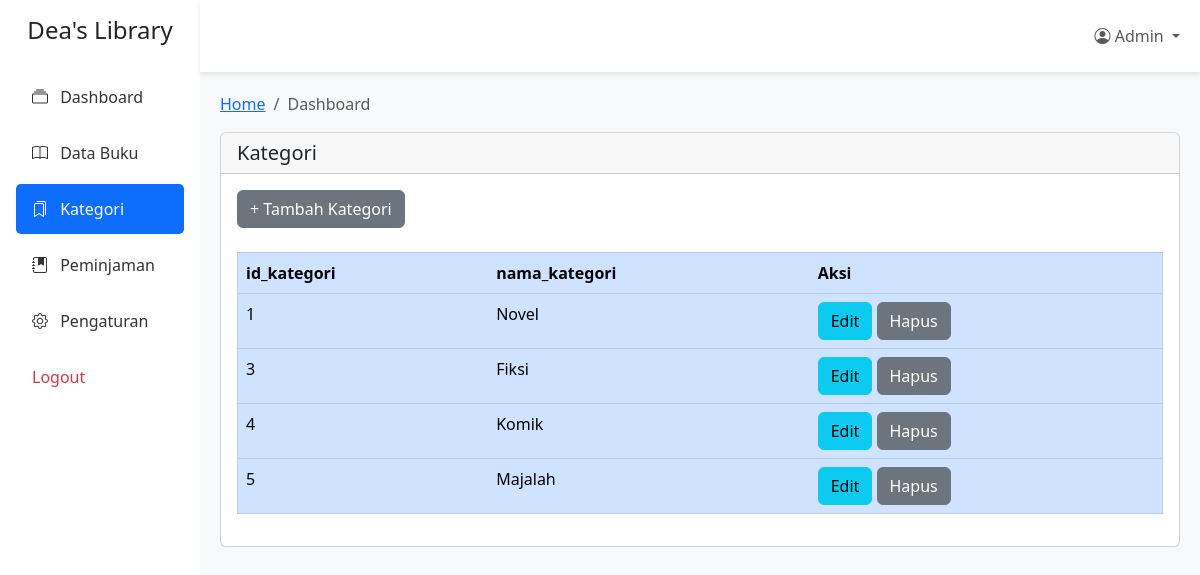
The page /kategori/kategori.php on the database its author committed.
### tables this page shows
CREATE TABLE `kategori_buku` (
  `id_kategori` int(11) NOT NULL,
  `nama_kategori` varchar(255) NOT NULL
);

### kategori/kategori.php (the view, shortened to what this page needs)
<!DOCTYPE html>
<html lang="en">
<head>
    <link href="https://cdn.jsdelivr.net/npm/bootstrap@5.3.0/dist/css/bootstrap.min.css" rel="stylesheet">
    <link href="https://cdn.jsdelivr.net/npm/bootstrap-icons@1.10.0/font/bootstrap-icons.css" rel="stylesheet">
</head>
<body>
    <div class="container-fluid">
        <div class="row">
            <div class="col-md-3 col-lg-2 sidebar bg-white p-3">
                <div class="text-center mb-4">
                    <h4>Dea's Library</h4>
                </div>
                <nav class="nav flex-column">
                    <a class="nav-link" href="../layout.php">
                        <i class="bi bi-collection"></i> Dashboard
                    </a>
                    <a class="nav-link" href="../buku/buku.php">
                        <i class="bi bi-book"></i> Data Buku
                    </a>
                    <a class="nav-link active" href="kategori/kategori.php">
                        <i class="bi bi-bookmarks"></i> Kategori
                    </a>
                    <a class="nav-link" href="../peminjaman/peminjaman.php">
                        <i class="bi bi-journal-bookmark-fill"></i> Peminjaman
                    </a>
                    <a class="nav-link" href="pengaturan.php">
                        <i class="bi bi-gear"></i> Pengaturan
                    </a>
                    <a class="nav-link text-danger" href="../logout.php" onclick="confirmLogout(event)">Logout</a>
                </nav>
            </div>
            <div class="col-md-9 col-lg-10 p-0">
                <nav class="navbar navbar-expand-lg navbar-light bg-white py-3 top-navbar">
                    <div class="container-fluid">
                        <div class="collapse navbar-collapse" id="navbarNav">
                            <ul class="navbar-nav ms-auto">
                                <li class="nav-item dropdown">
                                    <a class="nav-link dropdown-toggle" href="#" role="button"
                                        data-bs-toggle="dropdown">
                                        <i class="bi bi-person-circle"></i> Admin
                                    </a>
                                </li>
                            </ul>
                        </div>
                    </div>
                </nav>
                <div class="main-content">
                    <nav aria-label="breadcrumb">
                        <ol class="breadcrumb">
                            <li class="breadcrumb-item"><a href="#">Home</a></li>
                            <li class="breadcrumb-item active" aria-current="page">Dashboard</li>
                        </ol>
                    </nav>
                    <div class="card">
                        <div class="card-header">
                            <h5 class="mb-0">Kategori</h5>
                        </div>
                        <div class="card-body">
                            <a button type="button" class="btn btn-secondary" href="tambah_kategori.php">+ Tambah Kategori</button></a><br><br>
                            <?php
                            include '../koneksi.php';
                            $query = "SELECT * FROM kategori_buku";
                            $result = mysqli_query($conn, $query);
                            if (mysqli_num_rows($result) > 0) {
                                echo "<table border ='1' class='table table-primary'>";
                                echo "<tr>";
                                echo "<th>id_kategori</th>";
                                echo "<th>nama_kategori</th>";
                                echo "<th>Aksi</th>";
                                echo "</tr>";
                                while ($row = $result->fetch_assoc()) {
                                    echo "<tr>
                                    <td>" . $row["id_kategori"] . "</td>
                                    <td>" . $row["nama_kategori"] . "</td>
                                    <td>
                                    <a class='btn btn-info' href='edit_kategori.php?id_kategori=" . $row['id_kategori'] . "'>Edit</a>
                                    <a class='btn btn-secondary' href='hapus_kategori.php?id_kategori=" . $row['id_kategori'] . "' onclick='return confirm(\"Yakin ingin menghapus data ini?\");'>Hapus</a>
                                    </td>
                                    </tr>";
                                }
                                echo "</table>";
                            } else {
                                echo "tidak ada data";
                            }
                            ?>
                        </div>
                    </div>
                </div>
            </div>
        </div>
    </div>
</body>
</html>

### kategori/kategori.php (style rules this page uses)
.sidebar { min-height: 100vh; box-shadow: 0 0 10px rgba(0, 0, 0, 0.1); }
.sidebar .nav-link { color: #333; padding: 0.8rem 1rem; border-radius: 0.3rem; margin: 0.2rem 0; }
.sidebar .nav-link.active { background-color: #0d6efd; color: white; }
.sidebar .nav-link i { margin-right: 0.5rem; }
.main-content { padding: 20px; background-color: #f8f9fa; min-height: 100vh; }
.top-navbar { box-shadow: 0 2px 5px rgba(0, 0, 0, 0.1); }

### rows shown on the page
kategori_buku: id_kategori "1", nama_kategori "Novel"
kategori_buku: id_kategori "3", nama_kategori "Fiksi"
kategori_buku: id_kategori "4", nama_kategori "Komik"
kategori_buku: id_kategori "5", nama_kategori "Majalah"
